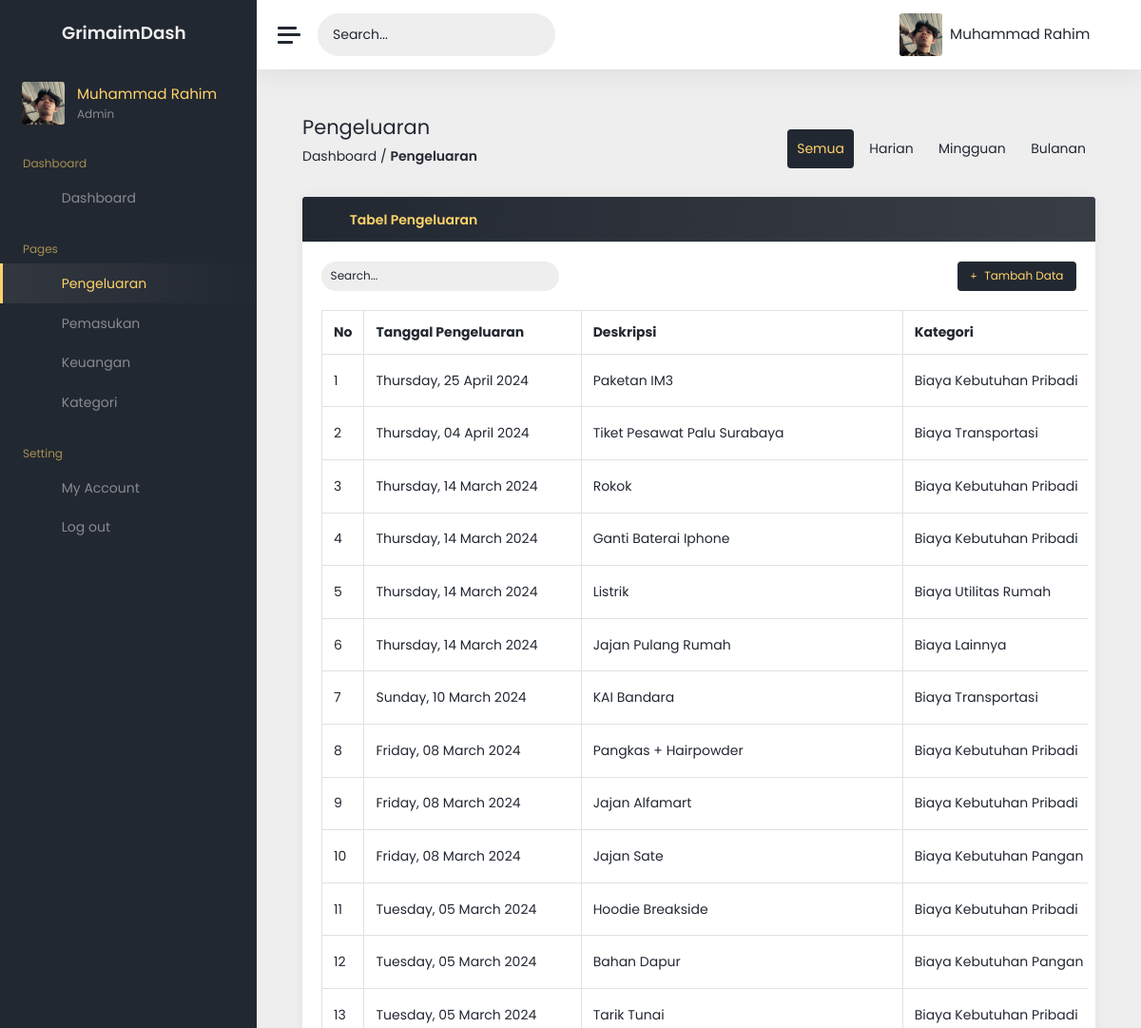
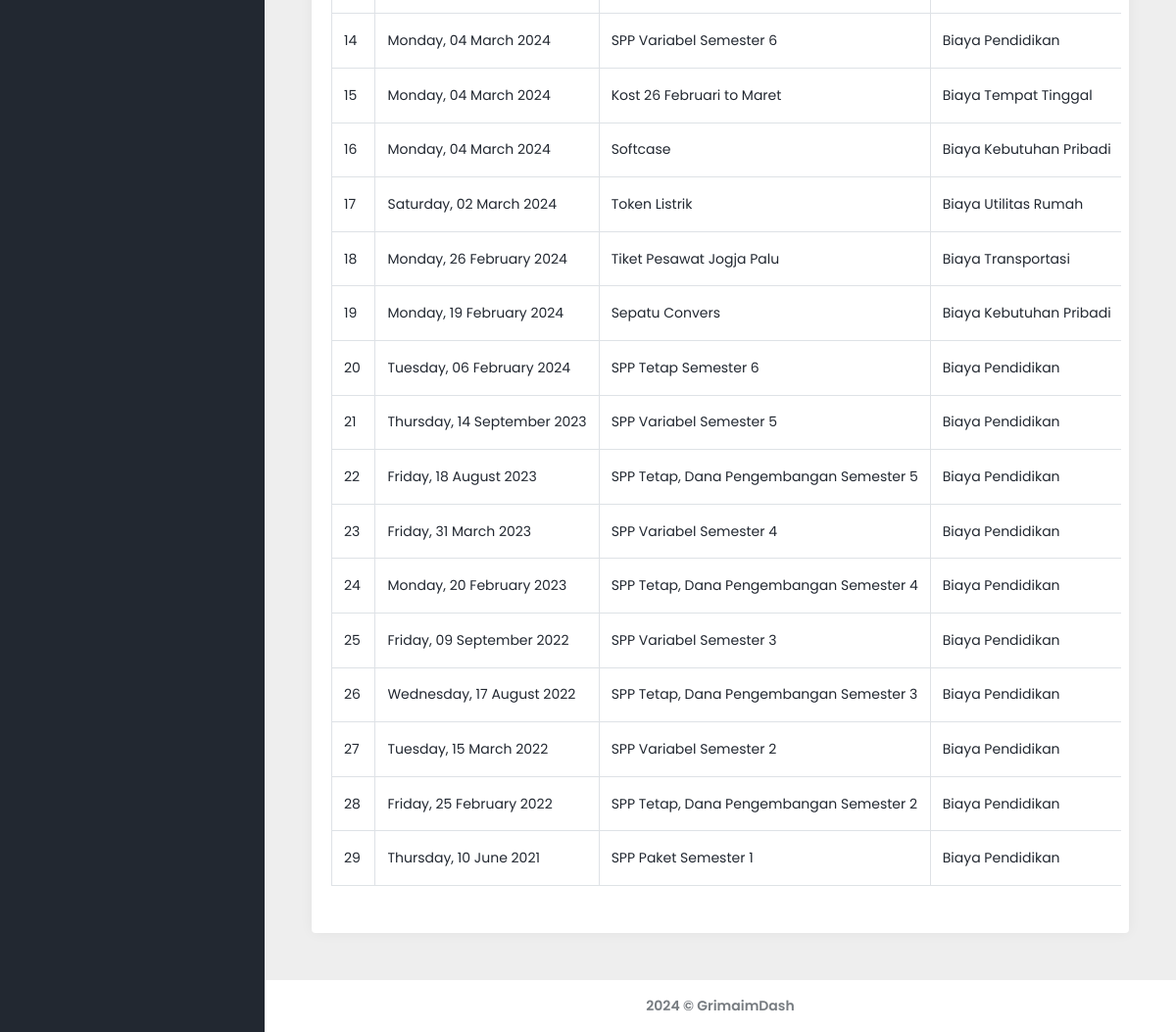
Page /pengeluaran (signed in) on the committed database (2 pictures, top to bottom).
### models/models.py (models this page shows, shortened)
class User(db.Model, UserMixin):
    userID = db.Column(db.Integer, primary_key=True, autoincrement=True)
    username = db.Column(db.String(50), nullable=False)
    fullname = db.Column(db.String(100), nullable=False)
    password = db.Column(db.String(100), nullable=False)
    userPicture = db.Column(db.String(1000), nullable=False, default=DEFAULT_IMAGE)

class Pengeluaran(db.Model):
    pengeluaranID = db.Column(db.Integer, primary_key=True, autoincrement=True)
    userID = db.Column(db.Integer, db.ForeignKey("user.userID"), nullable=False)
    tanggalPengeluaran = db.Column(db.Date, nullable=False)
    deskripsiPengeluaran = db.Column(db.String(255), nullable=False)
    kategoriPengeluaran = db.Column(
        db.Integer, db.ForeignKey("kategori.kategoriID"), nullable=False
    )
    jumlahPengeluaran = db.Column(db.Float, nullable=False)
    kategori = db.relationship("Kategori", backref="pengeluaran", lazy=True)

class Kategori(db.Model):
    kategoriID = db.Column(db.Integer, primary_key=True, autoincrement=True)
    kategoriName = db.Column(db.String(50), unique=True, nullable=False)

### app.py (the view)
@app.route("/pengeluaran")
@login_required
def pengeluaran():
    userInfo = get_userInfo(current_user.username)
    active_tab = request.args.get("tab", "tab1")
    sort_order = request.args.get("sort", "desc")
    page = request.args.get("page", 1, type=int)
    per_page = 50  # Jumlah Data yang ditampilkan pada tabel
    semuaPengeluaran = Pengeluaran.query.filter_by(userID=current_user.userID).order_by(
        Pengeluaran.tanggalPengeluaran.desc()
        if sort_order == "desc"
        else Pengeluaran.tanggalPengeluaran.asc()
    )
    semuaPengeluaran_paginated = semuaPengeluaran.paginate(page=page, per_page=per_page)
    start_index = (page - 1) * per_page + 1
    return render_template(
        "pengeluaran/pengeluaran.html",
        semuaPengeluaran_paginated=semuaPengeluaran_paginated,
        userInfo=userInfo,
        active_tab=active_tab,
        sort_order=sort_order,
        start_index=start_index,
    )

### app.py (called while the page is built)
@login_manager.user_loader
def loader_user(userID):
    return User.query.get(userID)

### helpers/helpers.py (called while the page is built, shortened)
def get_userInfo(username):
    user = User.query.filter_by(username=username).first()
    if user:
        user_info = {
            "userID": user.userID,
            "username": user.username,
            "fullname": user.fullname,
            "password": user.password,  # Note: Handle password carefully and consider not exposing it in the frontend
            "userPicture": user.userPicture
        }
    return user_info

### templates/pengeluaran/pengeluaran.html (shortened to what this page needs)
<!DOCTYPE html>
<html lang="en" data-theme="light">
<head>
	<link href="/static/assets/font-awesome-pro/css/all.min.css" rel="stylesheet" />
	<link href="/static/assets/admin-kit/css/css-adminkit.css" rel="stylesheet" />
	<link href="/static/css/style.css" rel="stylesheet" />
  <link href="/static/module/toast-alert/toastr.css" rel="stylesheet" />
  <link href="/static/module/sweetalert2/dist/sweetalert2.css" rel="stylesheet" />
</head>
<body>
	<div class="wrapper">
		<nav id="sidebar" class="sidebar js-sidebar">
			<div class="sidebar-content js-simplebar">
				<a class="sidebar-brand" href="#">
          <i class="fa-duotone fa-waves-sine me-2"></i> <span class="align-self-center">GrimaimDash</span>
        </a>
				<div class="sidebar-profile">
          <img src="{{ url_for('static', filename='images/profiles/' + current_user.userPicture) }}" class="rounded" height="45" width="45" alt="Profile Picture">
						<div class="profile-name">
							<span class="fullname">{{ userInfo.fullname }}</span>
							<span class="job">Admin</span>
						</div>
				</div>
				<ul class="sidebar-nav">
          <li class="sidebar-header">
						Dashboard
					</li>
					<li class="sidebar-item">
						<a class="sidebar-link" href="/dashboard">
              <i class="align-middle fa-duotone fa-grid-horizontal sidebar-icon"></i> <span class="align-middle">Dashboard</span>
            </a>
					</li>
					<li class="sidebar-header">
						Pages
					</li>
					<li class="sidebar-item active">
						<a class="sidebar-link" href="/pengeluaran">
              <i class="align-middle fa-duotone fa-chart-line-down sidebar-icon"></i> <span class="align-middle">Pengeluaran</span>
            </a>
					</li>
					<li class="sidebar-item">
						<a class="sidebar-link" href="/pemasukan">
              <i class="align-middle fa-duotone fa-chart-line-up sidebar-icon"></i> <span class="align-middle">Pemasukan</span>
            </a>
					</li>
					<li class="sidebar-item">
						<a class="sidebar-link" href="/keuangan">
              <i class="align-middle fa-duotone fa-money-bill-transfer sidebar-icon"></i> <span class="align-middle">Keuangan</span>
            </a>
					</li>
          <li class="sidebar-item">
						<a class="sidebar-link" href="/kategori">
              <i class="align-middle fa-duotone fa-cart-shopping-fast sidebar-icon"></i> <span class="align-middle">Kategori</span>
            </a>
					</li>
					<li class="sidebar-header">
						Setting
					</li>
					<li class="sidebar-item">
						<a class="sidebar-link" href="/account/{{ userInfo.username }}">
              <i class="align-middle fa-duotone fa-gears sidebar-icon"></i> <span class="align-middle">My Account</span>
            </a>
					</li>
					<li class="sidebar-item">
						<a class="sidebar-link" href="/logout">
              <i class="align-middle fa-duotone fa-arrow-right-from-bracket sidebar-icon"></i> <span class="align-middle">Log out</span>
            </a>
					</li>
				</ul>
			</div>
		</nav>
		<div class="main">
			<nav class="navbar navbar-expand">
				<a class="sidebar-toggle js-sidebar-toggle">
          <i class="hamburger align-self-center"></i>
        </a>
				<div class="sidebar-search">
					<input type="text" placeholder="Search..." id="searchInput">
					<button type="submit"><i class="fa-duotone fa-magnifying-glass"></i></button>
				</div>
				<div class="sidebar-mode">
					<button type="button" data-theme-toggle aria-label="Change to light theme">
					</button>
				</div>
				<div class="navbar-profile dropdown" onclick="toggleDropdown(this)">
					<a class="dropbtn">
						<img src="{{ url_for('static', filename='images/profiles/' + current_user.userPicture) }}" class="rounded" height="45" width="45" alt="Profile Picture">
						<span class="d-none d-sm-inline-block fullname">{{ userInfo["fullname"] }}</span>
						<i class="fa-duotone fa-caret-down d-none d-sm-inline-block"></i>
					</a>
				</div>
			</nav>
			<main class="content">
				<div class="container-fluid p-0">
					<div class="row d-flex justify-content-center row-one mb-3">
						<div class="col-xl-6 col-md-6 left">
							<div class="pages-header">
								<h1 class="h3 mb-2">Pengeluaran</h1>
								<p><a href="/dashboard" class="text-decoration-none">Dashboard</a> / <strong>Pengeluaran</strong></p>
							</div>
						</div>
						<div class="col-xl-6 col-md-6 right">
							<div class="tabs-container">
                <a href="/pengeluaran" class="tab {% if active_tab == 'tab1' %}active{% endif %}" onclick="showTabAccount('tab1')">Semua</a>
                <a href="/pengeluaran/harian" class="tab {% if active_tab == 'tab2' %}active{% endif %}" onclick="showTabAccount('tab2')">Harian</a>
                <a href="/pengeluaran/mingguan" class="tab {% if active_tab == 'tab3' %}active{% endif %}" onclick="showTabAccount('tab3')">Mingguan</a>
                <a href="/pengeluaran/bulanan" class="tab {% if active_tab == 'tab4' %}active{% endif %}" onclick="showTabAccount('tab4')">Bulanan</a>
							</div>
						</div>
					</div>
					<div id="tab1" class="tab-content {% if active_tab == 'tab1' %}active{% endif %}">
						<div class="row">
              <div class="col-12">
                <div class="card card-table">
                  <div class="card-header">
                    <h5><i class="fa-duotone fa-table me-2"></i>Tabel Pengeluaran</h5>
                  </div>
                  <div class="card-body">
                    <div class="row">
                      <div class="col-12 row-one">
                        <input type="search" id="myInput" onkeyup="myFunction()" class="form-control-sm" placeholder="Search..." style="padding: 0.40rem 0.60rem;">
                        <a href="/pengeluaran/tambah-data" type="button" class="btn btn-sm aero-btn-2" style="padding: 0.40rem 0.60rem;">
                          <i class="fa-solid fa-plus mx-1"></i><span class="mx-1 span-add">Tambah Data</span>
                        </a>
                      </div>
                    </div>
                    <div class="row">
                      <div class="table-responsive pb-1 mb-2">
                        <table class="table table-hover table-bordered text-nowrap" id="myTable">
                          <thead>
                            <tr>
                              <th>No</th>
                              <th id="buttonSorted">Tanggal Pengeluaran&nbsp;&nbsp;<i class="fa-duotone fa-sort-down"></i></th>
                              <th>Deskripsi</th>
                              <th>Kategori</th>
                            </tr>
                          </thead>
                          <tbody>
                            {% for pengeluaran in semuaPengeluaran_paginated %}
                            <tr>
                              <td>{{ start_index + loop.index0 }}</td>
                              <td>{{ pengeluaran.tanggalPengeluaran.strftime('%A, %d %B %Y') }}</td>
                              <td>{{ pengeluaran.deskripsiPengeluaran }}</td>
                              <td>{{ pengeluaran.kategori.kategoriName }}</td>
                            </tr>
                            {% endfor %}
                          </tbody>
                        </table>
                      </div>
                    </div>
                  </div>
                </div>
              </div>
            </div>
					</div>
				</div>
			</main>
			<footer class="footer">
				<div class="container-fluid">
					<div class="row text-muted d-flex">
						<div class="col-12 text-center">
							<p class="mb-0">
								<a class="text-muted text-decoration-none" href="https://www.instagram.com/aiiimmmm._" target="_blank"><strong>2024 &copy; GrimaimDash</strong></a>
							</p>
						</div>
					</div>
				</div>
			</footer>
		</div>
	</div>
</body>
</html>

### rows in the picture
User: userPicture (picture), fullname "Muhammad Rahim"
Pengeluaran: start_index+loop.index0 "1", tanggalPengeluaran "Thursday, 25 April 2024", deskripsiPengeluaran "Paketan IM3", kategori.kategoriName "Biaya Kebutuhan Pribadi"
Pengeluaran: index0 "2", tanggalPengeluaran "Thursday, 04 April 2024", deskripsiPengeluaran "Tiket Pesawat Palu Surabaya", kategori.kategoriName "Biaya Transportasi"
Pengeluaran: index0 "3", tanggalPengeluaran "Thursday, 14 March 2024", deskripsiPengeluaran "Rokok", kategori.kategoriName "Biaya Kebutuhan Pribadi"
Pengeluaran: start_index+loop.index0 "4", tanggalPengeluaran "Thursday, 14 March 2024", deskripsiPengeluaran "Ganti Baterai Iphone", kategori.kategoriName "Biaya Kebutuhan Pribadi"
Pengeluaran: index0 "5", tanggalPengeluaran "Thursday, 14 March 2024", deskripsiPengeluaran "Listrik", kategori.kategoriName "Biaya Utilitas Rumah"
Pengeluaran: index0 "6", tanggalPengeluaran "Thursday, 14 March 2024", deskripsiPengeluaran "Jajan Pulang Rumah", kategori.kategoriName "Biaya Lainnya"
Pengeluaran: index0 "7", tanggalPengeluaran "Sunday, 10 March 2024", deskripsiPengeluaran "KAI Bandara", kategori.kategoriName "Biaya Transportasi"
Pengeluaran: index0 "8", tanggalPengeluaran "Friday, 08 March 2024", deskripsiPengeluaran "Pangkas + Hairpowder", kategori.kategoriName "Biaya Kebutuhan Pribadi"
Pengeluaran: index0 "9", tanggalPengeluaran "Friday, 08 March 2024", deskripsiPengeluaran "Jajan Alfamart", kategori.kategoriName "Biaya Kebutuhan Pribadi"
Pengeluaran: index0 "10", tanggalPengeluaran "Friday, 08 March 2024", deskripsiPengeluaran "Jajan Sate", kategori.kategoriName "Biaya Kebutuhan Pangan"
Pengeluaran: index0 "11", tanggalPengeluaran "Tuesday, 05 March 2024", deskripsiPengeluaran "Hoodie Breakside", kategori.kategoriName "Biaya Kebutuhan Pribadi"
Pengeluaran: index0 "12", tanggalPengeluaran "Tuesday, 05 March 2024", deskripsiPengeluaran "Bahan Dapur", kategori.kategoriName "Biaya Kebutuhan Pangan"
Pengeluaran: index0 "13", tanggalPengeluaran "Tuesday, 05 March 2024", deskripsiPengeluaran "Tarik Tunai", kategori.kategoriName "Biaya Kebutuhan Pribadi"
Pengeluaran: start_index+loop.index0 "14", tanggalPengeluaran "Monday, 04 March 2024", deskripsiPengeluaran "SPP Variabel Semester 6", kategori.kategoriName "Biaya Pendidikan"
Pengeluaran: start_index+loop.index0 "15", tanggalPengeluaran "Monday, 04 March 2024", deskripsiPengeluaran "Kost 26 Februari to Maret", kategori.kategoriName "Biaya Tempat Tinggal"
Pengeluaran: index0 "16", tanggalPengeluaran "Monday, 04 March 2024", deskripsiPengeluaran "Softcase", kategori.kategoriName "Biaya Kebutuhan Pribadi"
Pengeluaran: index0 "17", tanggalPengeluaran "Saturday, 02 March 2024", deskripsiPengeluaran "Token Listrik", kategori.kategoriName "Biaya Utilitas Rumah"
Pengeluaran: index0 "18", tanggalPengeluaran "Monday, 26 February 2024", deskripsiPengeluaran "Tiket Pesawat Jogja Palu", kategori.kategoriName "Biaya Transportasi"
Pengeluaran: index0 "19", tanggalPengeluaran "Monday, 19 February 2024", deskripsiPengeluaran "Sepatu Convers", kategori.kategoriName "Biaya Kebutuhan Pribadi"
Pengeluaran: index0 "20", tanggalPengeluaran "Tuesday, 06 February 2024", deskripsiPengeluaran "SPP Tetap Semester 6", kategori.kategoriName "Biaya Pendidikan"
Pengeluaran: index0 "21", tanggalPengeluaran "Thursday, 14 September 2023", deskripsiPengeluaran "SPP Variabel Semester 5", kategori.kategoriName "Biaya Pendidikan"
Pengeluaran: index0 "22", tanggalPengeluaran "Friday, 18 August 2023", deskripsiPengeluaran "SPP Tetap, Dana Pengembangan Semester 5", kategori.kategoriName "Biaya Pendidikan"
Pengeluaran: index0 "23", tanggalPengeluaran "Friday, 31 March 2023", deskripsiPengeluaran "SPP Variabel Semester 4", kategori.kategoriName "Biaya Pendidikan"
Pengeluaran: index0 "24", tanggalPengeluaran "Monday, 20 February 2023", deskripsiPengeluaran "SPP Tetap, Dana Pengembangan Semester 4", kategori.kategoriName "Biaya Pendidikan"
Pengeluaran: index0 "25", tanggalPengeluaran "Friday, 09 September 2022", deskripsiPengeluaran "SPP Variabel Semester 3", kategori.kategoriName "Biaya Pendidikan"
Pengeluaran: index0 "26", tanggalPengeluaran "Wednesday, 17 August 2022", deskripsiPengeluaran "SPP Tetap, Dana Pengembangan Semester 3", kategori.kategoriName "Biaya Pendidikan"
Pengeluaran: index0 "27", tanggalPengeluaran "Tuesday, 15 March 2022", deskripsiPengeluaran "SPP Variabel Semester 2", kategori.kategoriName "Biaya Pendidikan"
Pengeluaran: index0 "28", tanggalPengeluaran "Friday, 25 February 2022", deskripsiPengeluaran "SPP Tetap, Dana Pengembangan Semester 2", kategori.kategoriName "Biaya Pendidikan"
Pengeluaran: index0 "29", tanggalPengeluaran "Thursday, 10 June 2021", deskripsiPengeluaran "SPP Paket Semester 1", kategori.kategoriName "Biaya Pendidikan"
